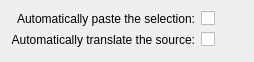
<?xml version="1.0" encoding="UTF-8"?>
<ui version="4.0">
 <class>LanguageForm</class>
 <widget class="QWidget" name="LanguageForm">
  <property name="geometry">
   <rect>
    <x>0</x>
    <y>0</y>
    <width>254</width>
    <height>62</height>
   </rect>
  </property>
  <layout class="QGridLayout" name="gridLayout">
   <item row="0" column="0">
    <widget class="QLabel" name="label">
     <property name="text">
      <string>Automatically paste the selection:</string>
     </property>
     <property name="alignment">
      <set>Qt::AlignRight|Qt::AlignTrailing|Qt::AlignVCenter</set>
     </property>
     <property name="buddy">
      <cstring>checkBoxPaste</cstring>
     </property>
    </widget>
   </item>
   <item row="0" column="1">
    <widget class="QCheckBox" name="checkBoxPaste">
     <property name="text">
      <string/>
     </property>
    </widget>
   </item>
   <item row="1" column="0">
    <widget class="QLabel" name="label_2">
     <property name="text">
      <string>Automatically translate the source:</string>
     </property>
     <property name="alignment">
      <set>Qt::AlignRight|Qt::AlignTrailing|Qt::AlignVCenter</set>
     </property>
     <property name="buddy">
      <cstring>checkBoxTranslate</cstring>
     </property>
    </widget>
   </item>
   <item row="1" column="1">
    <widget class="QCheckBox" name="checkBoxTranslate">
     <property name="text">
      <string/>
     </property>
    </widget>
   </item>
   <item row="2" column="0" colspan="2">
    <spacer name="verticalSpacer">
     <property name="orientation">
      <enum>Qt::Vertical</enum>
     </property>
     <property name="sizeHint" stdset="0">
      <size>
       <width>20</width>
       <height>247</height>
      </size>
     </property>
    </spacer>
   </item>
  </layout>
 </widget>
 <resources/>
 <connections/>
</ui>
